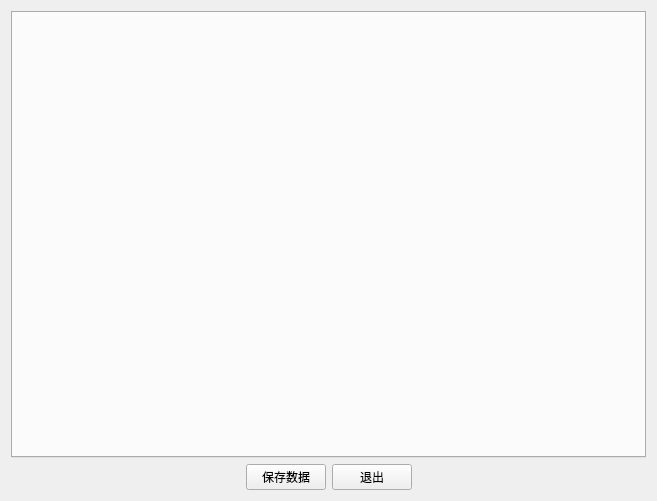
<?xml version="1.0" encoding="UTF-8"?>
<ui version="4.0">
 <class>Form</class>
 <widget class="QWidget" name="Form">
  <property name="geometry">
   <rect>
    <x>0</x>
    <y>0</y>
    <width>657</width>
    <height>501</height>
   </rect>
  </property>
  <property name="windowTitle">
   <string>Form</string>
  </property>
  <layout class="QVBoxLayout" name="verticalLayout_2">
   <item>
    <layout class="QVBoxLayout" name="verticalLayout">
     <item>
      <widget class="QTabWidget" name="tabWidget">
       <property name="currentIndex">
        <number>-1</number>
       </property>
      </widget>
     </item>
     <item>
      <layout class="QHBoxLayout" name="horizontalLayout">
       <item>
        <spacer name="horizontalSpacer">
         <property name="orientation">
          <enum>Qt::Horizontal</enum>
         </property>
         <property name="sizeHint" stdset="0">
          <size>
           <width>40</width>
           <height>20</height>
          </size>
         </property>
        </spacer>
       </item>
       <item>
        <widget class="QPushButton" name="pushButton_2">
         <property name="text">
          <string>保存数据</string>
         </property>
        </widget>
       </item>
       <item>
        <widget class="QPushButton" name="pushButton">
         <property name="text">
          <string>退出</string>
         </property>
        </widget>
       </item>
       <item>
        <spacer name="horizontalSpacer_2">
         <property name="orientation">
          <enum>Qt::Horizontal</enum>
         </property>
         <property name="sizeHint" stdset="0">
          <size>
           <width>40</width>
           <height>20</height>
          </size>
         </property>
        </spacer>
       </item>
      </layout>
     </item>
    </layout>
   </item>
  </layout>
 </widget>
 <resources/>
 <connections/>
</ui>
